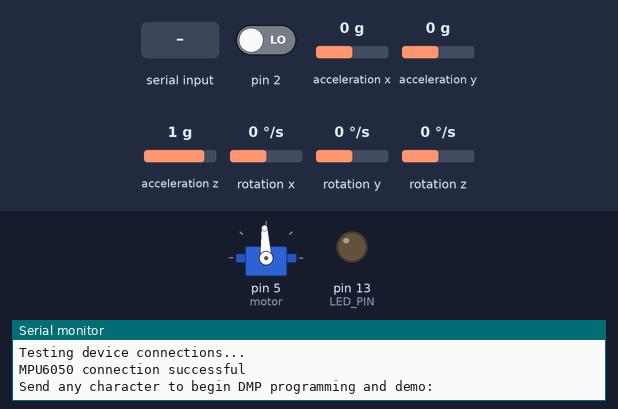
The sketch below on a simulated Arduino Uno, built with avr-gcc and run on an emulated ATmega328P. On the bench: servo, output pins drawn as LEDs (lit = HIGH), the last lines printed to the serial monitor. Dashed ring = blinking. Inputs (shaded band) come from the test bench; at power-on: acceleration x 0 g, acceleration y 0 g, pin 2 LOW, acceleration z 1 g, rotation x 0 °/s, rotation y 0 °/s, rotation z 0 °/s. The sensor or clock chip raises its interrupt line as the real part does.

Above: at 0.9 s.
1.0 s: "1\n" received over Serial
At 1.67 s:
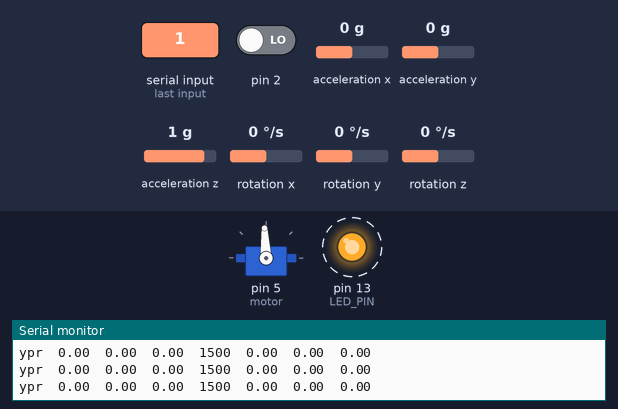
4.0 s: acceleration x set to 0.8 g
At 5.31 s:
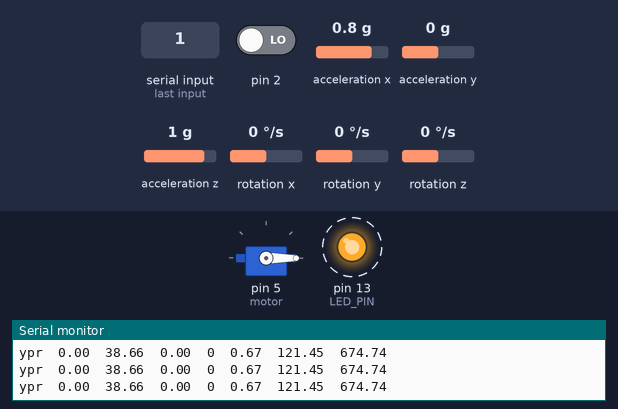
7.0 s: acceleration x set to -1.4 g
At 7.76 s:
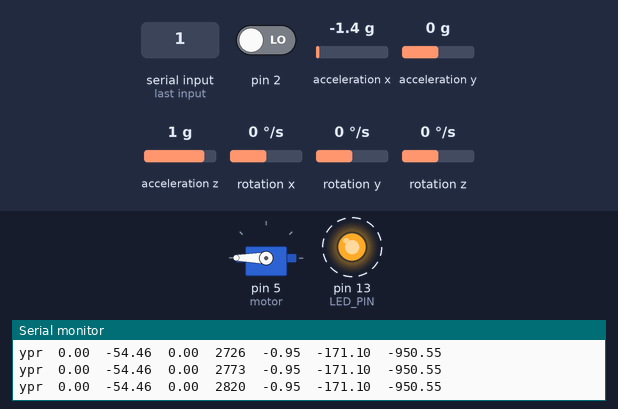
10.0 s: acceleration x set to 0.1 g
At 12.36 s:
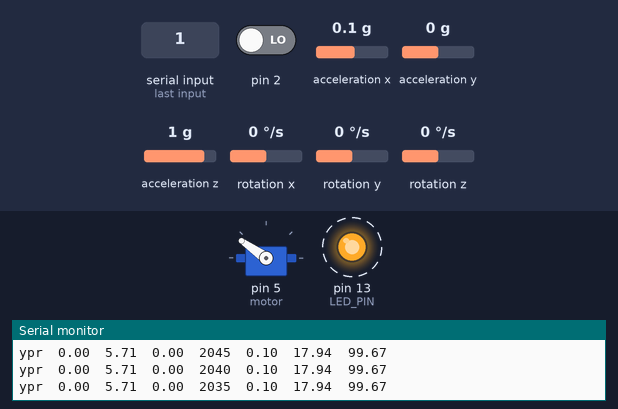
13.0 s: acceleration y set to -0.8 g
Timing chart, 0 to 17.0 s (numbered marks = the images above; inputs shaded):
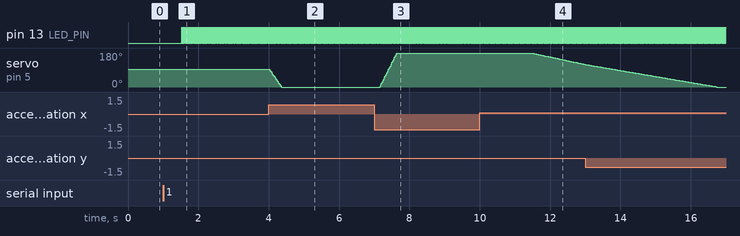

The sketch:

mpu_servo_balance.ino
```cpp
#include <Servo.h>
#include "I2Cdev.h"
#include "MPU6050_6Axis_MotionApps20.h"

Servo motor;

#if I2CDEV_IMPLEMENTATION == I2CDEV_ARDUINO_WIRE
    #include "Wire.h"
#endif

MPU6050 mpu;

//#define OUTPUT_READABLE_QUATERNION
//#define OUTPUT_READABLE_EULER
#define OUTPUT_READABLE_YAWPITCHROLL
//#define OUTPUT_READABLE_REALACCEL
//#define OUTPUT_READABLE_WORLDACCEL
//#define OUTPUT_TEAPOT

#define LED_PIN 13 // (Arduino is 13, Teensy is 11, Teensy++ is 6)
bool blinkState = false;

// MPU control/status vars
bool dmpReady = false;  // set true if DMP init was successful
uint8_t mpuIntStatus;   // holds actual interrupt status byte from MPU
uint8_t devStatus;      // return status after each device operation (0 = success, !0 = error)
uint16_t packetSize;    // expected DMP packet size (default is 42 bytes)
uint16_t fifoCount;     // count of all bytes currently in FIFO
uint8_t fifoBuffer[64]; // FIFO storage buffer

// orientation/motion vars
Quaternion q;           // [w, x, y, z]         quaternion container
VectorInt16 aa;         // [x, y, z]            accel sensor measurements
VectorInt16 aaReal;     // [x, y, z]            gravity-free accel sensor measurements
VectorInt16 aaWorld;    // [x, y, z]            world-frame accel sensor measurements
VectorFloat gravity;    // [x, y, z]            gravity vector
float euler[3];         // [psi, theta, phi]    Euler angle container
float ypr[3];           // [yaw, pitch, roll]   yaw/pitch/roll container and gravity vector
float gyroPos = 0;
int servoPos = 1500;

// packet structure for InvenSense teapot demo
uint8_t teapotPacket[14] = { '$', 0x02, 0,0, 0,0, 0,0, 0,0, 0x00, 0x00, '\r', '\n' };


// ================================================================
// ===               INTERRUPT DETECTION ROUTINE                ===
// ================================================================

volatile bool mpuInterrupt = false;     // indicates whether MPU interrupt pin has gone high
void dmpDataReady() {
    mpuInterrupt = true;
}


// ================================================================
// ===                      INITIAL SETUP                       ===
// ================================================================

void setup() {
    motor.attach(5);
    motor.writeMicroseconds(servoPos);

    // join I2C bus (I2Cdev library doesn't do this automatically)
    #if I2CDEV_IMPLEMENTATION == I2CDEV_ARDUINO_WIRE
        Wire.begin();
        TWBR = 24; // 400kHz I2C clock (200kHz if CPU is 8MHz)
    #elif I2CDEV_IMPLEMENTATION == I2CDEV_BUILTIN_FASTWIRE
        Fastwire::setup(400, true);
    #endif

    // initialize serial communication
    // (115200 chosen because it is required for Teapot Demo output, but it's
    // really up to you depending on your project)
    Serial.begin(115200);

    // initialize device
    Serial.println(F("Initializing I2C devices..."));
    mpu.initialize();

    // verify connection
    Serial.println(F("Testing device connections..."));
    Serial.println(mpu.testConnection() ? F("MPU6050 connection successful") : F("MPU6050 connection failed"));

    // wait for ready
    Serial.println(F("\nSend any character to begin DMP programming and demo: "));
    while (Serial.available() && Serial.read()); // empty buffer
    while (!Serial.available());                 // wait for data
    while (Serial.available() && Serial.read()); // empty buffer again

    // load and configure the DMP
    Serial.println(F("Initializing DMP..."));
    devStatus = mpu.dmpInitialize();

    // supply your own gyro offsets here, scaled for min sensitivity
    mpu.setXGyroOffset(220);
    mpu.setYGyroOffset(76);
    mpu.setZGyroOffset(-85);
    mpu.setZAccelOffset(1788); // 1688 factory default for my test chip

    // make sure it worked (returns 0 if so)
    if (devStatus == 0) {
        // turn on the DMP, now that it's ready
        Serial.println(F("Enabling DMP..."));
        mpu.setDMPEnabled(true);

        // enable Arduino interrupt detection
        Serial.println(F("Enabling interrupt detection (Arduino external interrupt 0)..."));
        attachInterrupt(0, dmpDataReady, RISING);
        mpuIntStatus = mpu.getIntStatus();

        // set our DMP Ready flag so the main loop() function knows it's okay to use it
        Serial.println(F("DMP ready! Waiting for first interrupt..."));
        dmpReady = true;

        // get expected DMP packet size for later comparison
        packetSize = mpu.dmpGetFIFOPacketSize();
    } else {
        // ERROR!
        // 1 = initial memory load failed
        // 2 = DMP configuration updates failed
        // (if it's going to break, usually the code will be 1)
        Serial.print(F("DMP Initialization failed (code "));
        Serial.print(devStatus);
        Serial.println(F(")"));
    }

    // configure LED for output
    pinMode(LED_PIN, OUTPUT);
}


// ================================================================
// ===                    MAIN PROGRAM LOOP                     ===
// ================================================================

void loop() {
    // if programming failed, don't try to do anything
    if (!dmpReady) return;

    // wait for MPU interrupt or extra packet(s) available
    while (!mpuInterrupt && fifoCount < packetSize) {
        // other program behavior stuff here
        // .
        // .
        // .
        // if you are really paranoid you can frequently test in between other
        // stuff to see if mpuInterrupt is true, and if so, "break;" from the
        // while() loop to immediately process the MPU data
        // .
        // .
        // .
    }

    // reset interrupt flag and get INT_STATUS byte
    mpuInterrupt = false;
    mpuIntStatus = mpu.getIntStatus();

    // get current FIFO count
    fifoCount = mpu.getFIFOCount();

    // check for overflow (this should never happen unless our code is too inefficient)
    if ((mpuIntStatus & 0x10) || fifoCount == 1024) {
        // reset so we can continue cleanly
        mpu.resetFIFO();
        Serial.println(F("FIFO overflow!"));

    // otherwise, check for DMP data ready interrupt (this should happen frequently)
    } else if (mpuIntStatus & 0x02) {
        // wait for correct available data length, should be a VERY short wait
        while (fifoCount < packetSize) fifoCount = mpu.getFIFOCount();

        // read a packet from FIFO
        mpu.getFIFOBytes(fifoBuffer, packetSize);

        // track FIFO count here in case there is > 1 packet available
        // (this lets us immediately read more without waiting for an interrupt)
        fifoCount -= packetSize;

        #ifdef OUTPUT_READABLE_QUATERNION
            // display quaternion values in easy matrix form: w x y z
            mpu.dmpGetQuaternion(&q, fifoBuffer);
            Serial.print("quat\t");
            Serial.print(q.w);
            Serial.print("\t");
            Serial.print(q.x);
            Serial.print("\t");
            Serial.print(q.y);
            Serial.print("\t");
            Serial.println(q.z);
        #endif

        #ifdef OUTPUT_READABLE_EULER
            // display Euler angles in degrees
            mpu.dmpGetQuaternion(&q, fifoBuffer);
            mpu.dmpGetEuler(euler, &q);
            Serial.print("euler\t");
            Serial.print(euler[0] * 180/M_PI);
            Serial.print("\t");
            Serial.print(euler[1] * 180/M_PI);
            Serial.print("\t");
            Serial.println(euler[2] * 180/M_PI);
        #endif

        #ifdef OUTPUT_READABLE_YAWPITCHROLL

            gyroPos = (ypr[1] * 50)*-1;
            servoPos = servoPos + gyroPos;
            /*
            if(gyroPos < 0) {
              servoPos = servoPos + (gyroPos/2);
            } else if(gyroPos > 0) {
              servoPos = servoPos - (gyroPos/2);
            }
            */
            if(servoPos < 0) servoPos = 0;
            else if(servoPos > 3000) servoPos = 3000;

            motor.writeMicroseconds(servoPos);

            // display Euler angles in degrees
            mpu.dmpGetQuaternion(&q, fifoBuffer);
            mpu.dmpGetGravity(&gravity, &q);
            mpu.dmpGetYawPitchRoll(ypr, &q, &gravity);
            Serial.print("ypr\t");
            Serial.print(ypr[0] * 180/M_PI);
            Serial.print("\t");
            Serial.print(ypr[1] * 180/M_PI);
            Serial.print("\t");
            Serial.print(ypr[2] * 180/M_PI);
            Serial.print("\t");
            Serial.print(servoPos);
            Serial.print("\t");
            Serial.print(ypr[1]);
            Serial.print("\t");
            Serial.print(ypr[1]*180);
            Serial.print("\t");
            Serial.print(ypr[1]*1000);

            Serial.print("\n");
            //if (servoPos < 0) { servoPos = servoPos * -1; }

        #endif

        #ifdef OUTPUT_READABLE_REALACCEL
            // display real acceleration, adjusted to remove gravity
            mpu.dmpGetQuaternion(&q, fifoBuffer);
            mpu.dmpGetAccel(&aa, fifoBuffer);
            mpu.dmpGetGravity(&gravity, &q);
            mpu.dmpGetLinearAccel(&aaReal, &aa, &gravity);
            Serial.print("areal\t");
            Serial.print(aaReal.x);
            Serial.print("\t");
            Serial.print(aaReal.y);
            Serial.print("\t");
            Serial.println(aaReal.z);
        #endif

        #ifdef OUTPUT_READABLE_WORLDACCEL
            // display initial world-frame acceleration, adjusted to remove gravity
            // and rotated based on known orientation from quaternion
            mpu.dmpGetQuaternion(&q, fifoBuffer);
            mpu.dmpGetAccel(&aa, fifoBuffer);
            mpu.dmpGetGravity(&gravity, &q);
            mpu.dmpGetLinearAccel(&aaReal, &aa, &gravity);
            mpu.dmpGetLinearAccelInWorld(&aaWorld, &aaReal, &q);
            Serial.print("aworld\t");
            Serial.print(aaWorld.x);
            Serial.print("\t");
            Serial.print(aaWorld.y);
            Serial.print("\t");
            Serial.println(aaWorld.z);
        #endif

        #ifdef OUTPUT_TEAPOT
            // display quaternion values in InvenSense Teapot demo format:
            teapotPacket[2] = fifoBuffer[0];
            teapotPacket[3] = fifoBuffer[1];
            teapotPacket[4] = fifoBuffer[4];
            teapotPacket[5] = fifoBuffer[5];
            teapotPacket[6] = fifoBuffer[8];
            teapotPacket[7] = fifoBuffer[9];
            teapotPacket[8] = fifoBuffer[12];
            teapotPacket[9] = fifoBuffer[13];
            Serial.write(teapotPacket, 14);
            teapotPacket[11]++; // packetCount, loops at 0xFF on purpose
        #endif

        // blink LED to indicate activity
        blinkState = !blinkState;
        digitalWrite(LED_PIN, blinkState);
    }
}
```

Measured:
- after the input at 1.0 s, pin 13 (LED_PIN): alternates HIGH for 0.01 s and LOW for 0.01 s, starting after 0.52 s
- after the input at 4.0 s, servo on pin 5 (motor): moves from 93° to 0° over 0.32 s, starting at once
- after the input at 7.0 s, servo on pin 5 (motor): moves from 0° to 180° over 0.49 s, starting after 0.16 s
- after the input at 10.0 s, servo on pin 5 (motor): moves from 180° to 119° over 1.5 s, starting after 1.5 s
